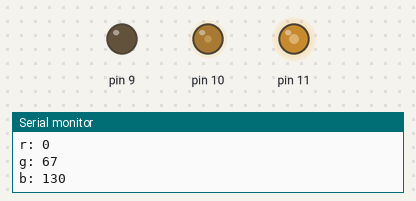
This sketch was run on a simulated Arduino Uno, built with avr-gcc and run on an emulated ATmega328P. Shown: output pins drawn as LEDs (lit = HIGH), the last lines printed to the serial monitor. Random numbers use the default seed unless the sketch sets one.

Above: at 0.1 s.
At 5.1 s:
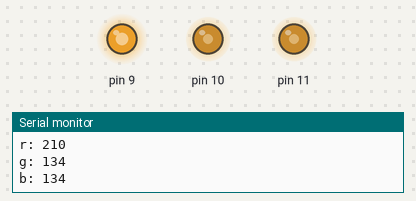
At 9.6 s:
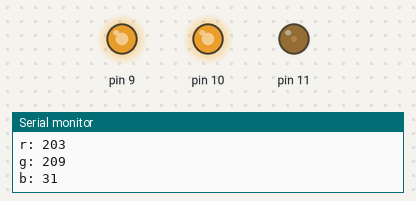
At 19.6 s:
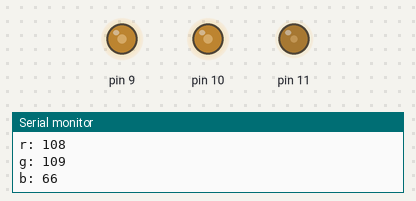
At 29.1 s:
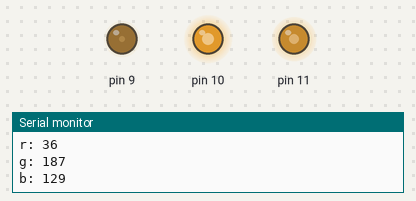
At 39.1 s:
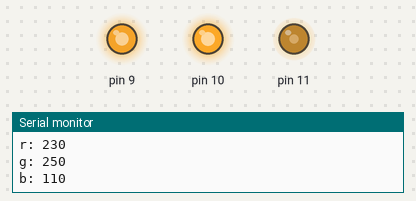
Timing chart, 0 to 40.0 s (numbered marks = the images above):
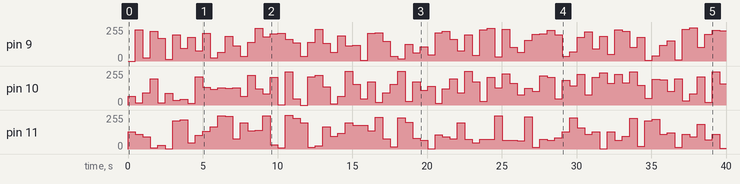

Measured:
- by itself, pin 9: 0/255 → 234/255 at 0.50 s, → 24/255 0.50 s later, → 222/255 0.50 s later, → 169/255 0.50 s later, … (79 changes in this stretch)
- by itself, pin 10: 0/255 → 67/255 at 0.00 s, → 16/255 0.50 s later, → 91/255 0.50 s later, → 196/255 0.50 s later, … (80 changes in this stretch)
- by itself, pin 11: 0/255 → 130/255 at 0.00 s, → 112/255 0.50 s later, → 91/255 0.50 s later, → 9/255 0.50 s later, … (80 changes in this stretch)

The sketch:

Led_RGB.ino
```cpp
void setup(){
  Serial.begin(9600);
  randomSeed(analogRead(A0));
}

void loop(){
  int r = random(0, 256);
  int g = random(0, 256);
  int b = random(0, 256);
  analogWrite(9, r);
  analogWrite(10, g);
  analogWrite(11, b);

  Serial.print ("r: ");
  Serial.println (r);
  Serial.print ("g: ");
  Serial.println (g);
  Serial.print ("b: ");
  Serial.println (b);
  delay (500);
}
```
